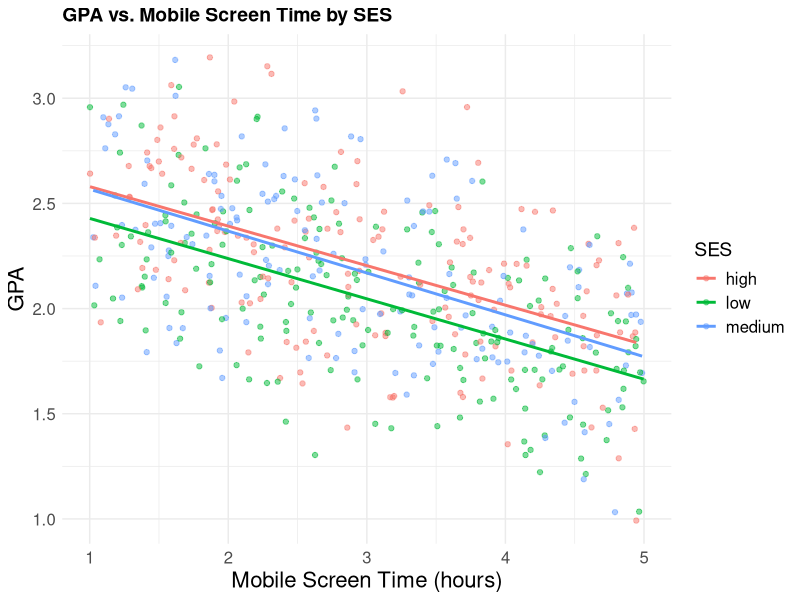
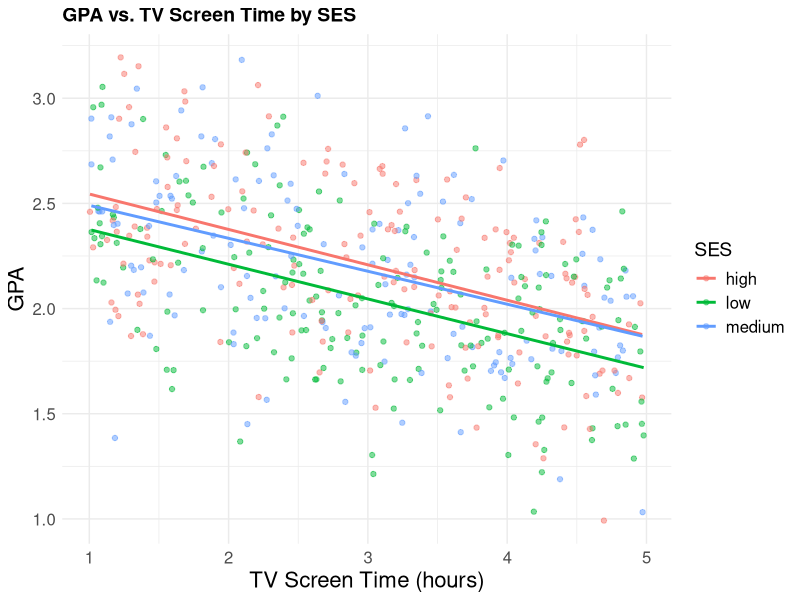
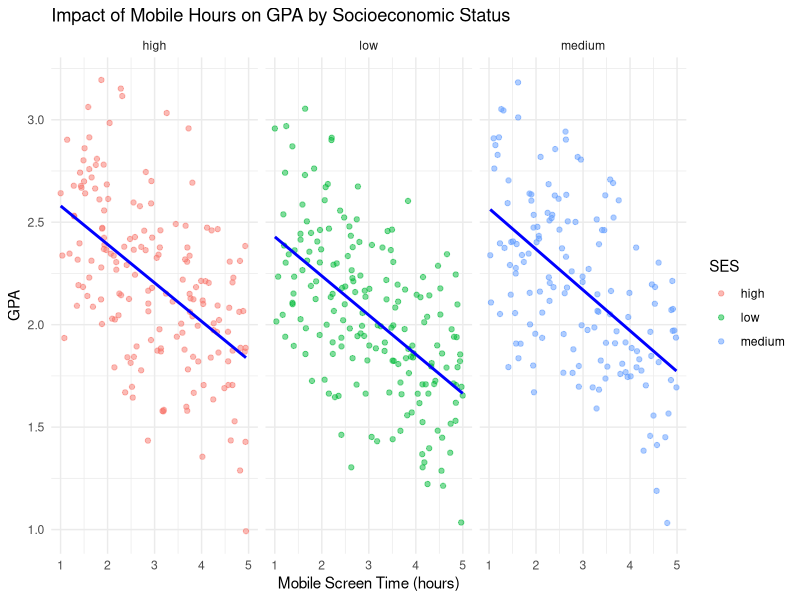
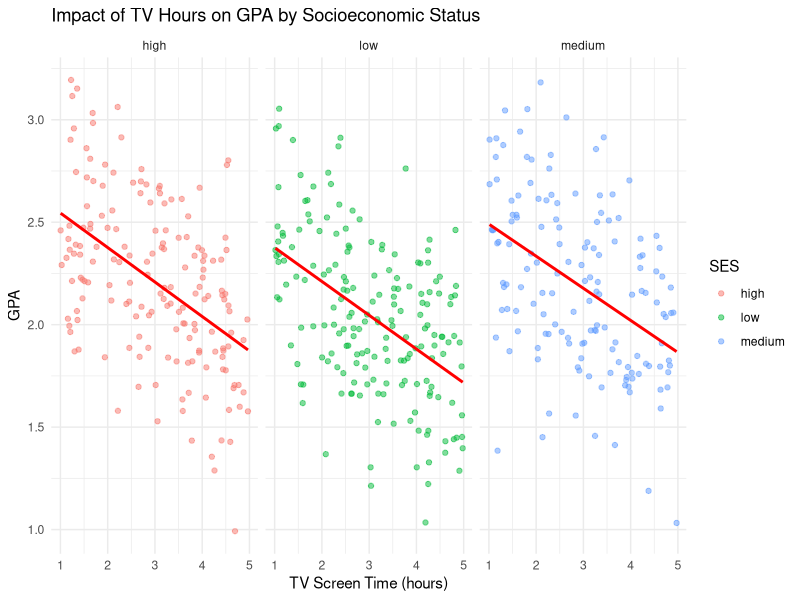
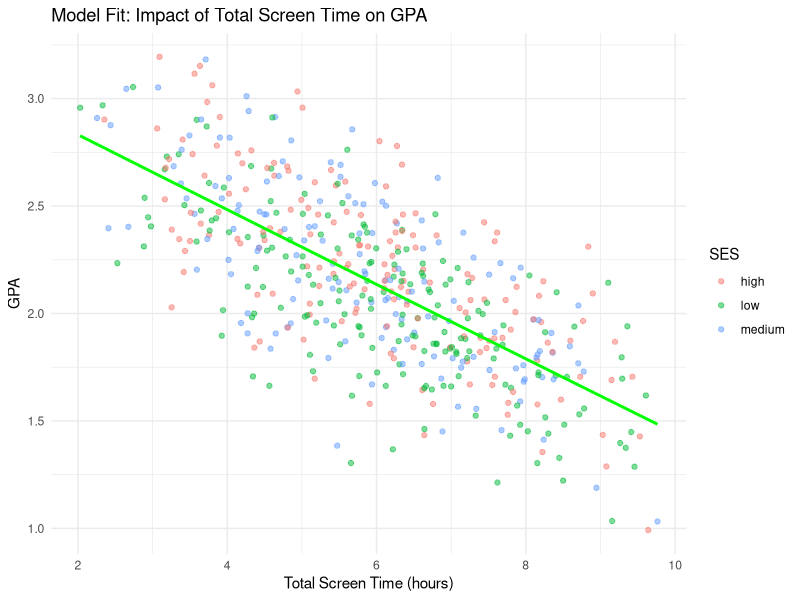

The R source for these figures, in order:
set.seed(123) # Ensure reproducibility 

n <- 500 

# Generating synthetic data with a clearer linear relationship 

data <- data.frame( 
  
  mobile_hours = runif(n, 1, 5), # Mobile screen time in hours 
  
  tv_hours = runif(n, 1, 5), # TV screen time in hours 
  
  physical_activity = runif(n, 0, 10), # Physical activity in hours per week 
  
  sleep_quality = sample(1:10, n, replace = TRUE), # Sleep quality on a scale of 1 to 10 
  
  SES = sample(c("low", "medium", "high"), n, replace = TRUE), # Socioeconomic status 
  
  age = sample(12:18, n, replace = TRUE) # Age in years 
  
) 

# Convert SES to a numeric scale for simplicity 

data$SES_numeric <- as.numeric(factor(data$SES, levels = c("low", "medium", "high"))) 

# Adjusting academic performance to ensure a linear relationship 

data$GPA <- with(data, 
                 
                 3 +  
                   
                   -0.2 * mobile_hours + # Negative impact from mobile screen time 
                   
                   -0.15 * tv_hours + # Negative impact from TV screen time 
                   
                   0.05 * physical_activity + # Positive impact from physical activity 
                   
                   0.1 * sleep_quality / 10 + # Positive impact from sleep quality 
                   
                   0.1 * SES_numeric + # Positive impact from higher SES 
                   
                   -0.02 * age + # Slight negative impact from older age 
                   
                   rnorm(n, mean = 0, sd = 0.25) # Random noise 
                 
) 


library(ggplot2) 

# Visualizing GPA against mobile hours with SES as color 

ggplot(data, aes(x = mobile_hours, y = GPA, color = SES)) + 
  geom_point(alpha = 0.5) + 
  geom_smooth(method = "lm", se = FALSE) + 
  theme_minimal() + 
  labs(title = "GPA vs. Mobile Screen Time by SES", 
       x = "Mobile Screen Time (hours)", 
       y = "GPA") +
  theme(
    text = element_text(size = 14),  # Increase base text size
    plot.title = element_text(size = 14, face = "bold"),  # Larger, bold title
    axis.title = element_text(size = 16),  # Larger axis titles
    axis.text = element_text(size = 12),  # Larger axis text
    legend.title = element_text(size = 14),  # Larger legend title
    legend.text = element_text(size = 12)  # Larger legend text
  )

# Visualizing GPA against TV hours with SES as color 

ggplot(data, aes(x = tv_hours, y = GPA, color = SES)) + 
  geom_point(alpha = 0.5) + 
  geom_smooth(method = "lm", se = FALSE) + 
  theme_minimal() + 
  labs(title = "GPA vs. TV Screen Time by SES", 
       x = "TV Screen Time (hours)", 
       y = "GPA") +
  theme(
    text = element_text(size = 14),  # Increase base text size
    plot.title = element_text(size = 14, face = "bold"),  # Larger, bold title
    axis.title = element_text(size = 16),  # Larger axis titles
    axis.text = element_text(size = 12),  # Larger axis text
    legend.title = element_text(size = 14),  # Larger legend title
    legend.text = element_text(size = 12)  # Larger legend text
  )


## explore the data
library(ggplot2)

# Plotting GPA against mobile and TV hours
ggplot(data, aes(x = mobile_hours, y = GPA)) +
  geom_point(aes(color = SES), alpha = 0.5) +
  geom_smooth(method = "lm", se = FALSE, color = "blue") +
  facet_wrap(~SES) +
  theme_minimal() +
  labs(title = "Impact of Mobile Hours on GPA by Socioeconomic Status",
       x = "Mobile Screen Time (hours)",
       y = "GPA")

ggplot(data, aes(x = tv_hours, y = GPA)) +
  geom_point(aes(color = SES), alpha = 0.5) +
  geom_smooth(method = "lm", se = FALSE, color = "red") +
  facet_wrap(~SES) +
  theme_minimal() +
  labs(title = "Impact of TV Hours on GPA by Socioeconomic Status",
       x = "TV Screen Time (hours)",
       y = "GPA")


# Fitting the linear model
model <- lm(GPA ~ mobile_hours + tv_hours + physical_activity + sleep_quality + SES + age + mobile_hours:tv_hours, data = data)
summary(model)


ggplot(data, aes(x = mobile_hours + tv_hours, y = GPA)) +
  geom_point(aes(color = SES), alpha = 0.5) +
  geom_smooth(method = "lm", formula = y ~ x + I(x^2), se = FALSE, color = "green") +
  theme_minimal() +
  labs(title = "Model Fit: Impact of Total Screen Time on GPA",
       x = "Total Screen Time (hours)",
       y = "GPA")

